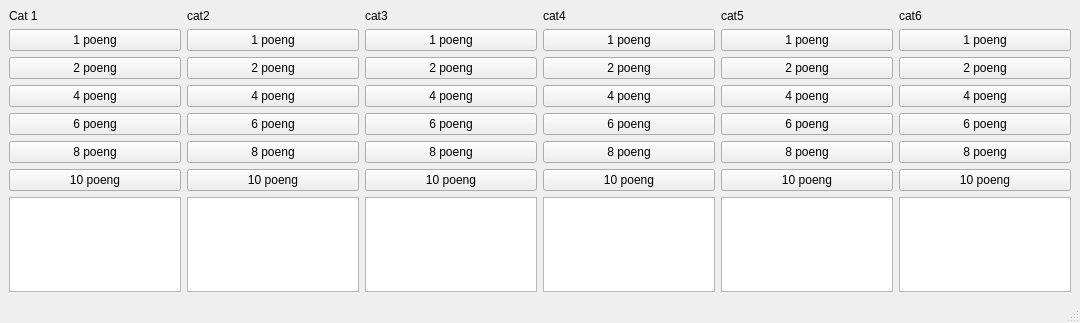
<?xml version="1.0" encoding="UTF-8"?>
<ui version="4.0">
 <class>MainWindow</class>
 <widget class="QMainWindow" name="MainWindow">
  <property name="geometry">
   <rect>
    <x>0</x>
    <y>0</y>
    <width>1080</width>
    <height>323</height>
   </rect>
  </property>
  <property name="windowTitle">
   <string>MainWindow</string>
  </property>
  <widget class="QWidget" name="centralwidget">
   <layout class="QGridLayout" name="gridLayout">
    <item row="4" column="3">
     <widget class="QPushButton" name="q4x4">
      <property name="text">
       <string>6 poeng</string>
      </property>
     </widget>
    </item>
    <item row="4" column="0">
     <widget class="QPushButton" name="q4x1">
      <property name="text">
       <string>6 poeng</string>
      </property>
     </widget>
    </item>
    <item row="2" column="3">
     <widget class="QPushButton" name="q2x4">
      <property name="text">
       <string>2 poeng</string>
      </property>
     </widget>
    </item>
    <item row="7" column="0">
     <widget class="QTextEdit" name="textInput1"/>
    </item>
    <item row="2" column="0">
     <widget class="QPushButton" name="q2x1">
      <property name="text">
       <string>2 poeng</string>
      </property>
     </widget>
    </item>
    <item row="0" column="4">
     <widget class="QLabel" name="cat5">
      <property name="text">
       <string>cat5</string>
      </property>
     </widget>
    </item>
    <item row="5" column="3">
     <widget class="QPushButton" name="q5x4">
      <property name="text">
       <string>8 poeng</string>
      </property>
     </widget>
    </item>
    <item row="6" column="5">
     <widget class="QPushButton" name="q6x6">
      <property name="text">
       <string>10 poeng</string>
      </property>
     </widget>
    </item>
    <item row="6" column="1">
     <widget class="QPushButton" name="q6x2">
      <property name="text">
       <string>10 poeng</string>
      </property>
      <property name="checkable">
       <bool>false</bool>
      </property>
     </widget>
    </item>
    <item row="5" column="2">
     <widget class="QPushButton" name="q5x3">
      <property name="text">
       <string>8 poeng</string>
      </property>
     </widget>
    </item>
    <item row="0" column="3">
     <widget class="QLabel" name="cat4">
      <property name="text">
       <string>cat4</string>
      </property>
     </widget>
    </item>
    <item row="4" column="5">
     <widget class="QPushButton" name="q4x6">
      <property name="text">
       <string>6 poeng</string>
      </property>
     </widget>
    </item>
    <item row="6" column="2">
     <widget class="QPushButton" name="q6x3">
      <property name="text">
       <string>10 poeng</string>
      </property>
     </widget>
    </item>
    <item row="6" column="4">
     <widget class="QPushButton" name="q6x5">
      <property name="text">
       <string>10 poeng</string>
      </property>
     </widget>
    </item>
    <item row="3" column="1">
     <widget class="QPushButton" name="q3x2">
      <property name="text">
       <string>4 poeng</string>
      </property>
     </widget>
    </item>
    <item row="3" column="5">
     <widget class="QPushButton" name="q3x6">
      <property name="text">
       <string>4 poeng</string>
      </property>
     </widget>
    </item>
    <item row="7" column="2">
     <widget class="QTextEdit" name="textInput3"/>
    </item>
    <item row="5" column="1">
     <widget class="QPushButton" name="q5x2">
      <property name="text">
       <string>8 poeng</string>
      </property>
     </widget>
    </item>
    <item row="4" column="4">
     <widget class="QPushButton" name="q4x5">
      <property name="text">
       <string>6 poeng</string>
      </property>
     </widget>
    </item>
    <item row="2" column="5">
     <widget class="QPushButton" name="q2x6">
      <property name="text">
       <string>2 poeng</string>
      </property>
     </widget>
    </item>
    <item row="3" column="0">
     <widget class="QPushButton" name="q3x1">
      <property name="text">
       <string>4 poeng</string>
      </property>
     </widget>
    </item>
    <item row="6" column="0">
     <widget class="QPushButton" name="q6x1">
      <property name="text">
       <string>10 poeng</string>
      </property>
     </widget>
    </item>
    <item row="1" column="3">
     <widget class="QPushButton" name="q1x4">
      <property name="text">
       <string>1 poeng</string>
      </property>
     </widget>
    </item>
    <item row="0" column="1">
     <widget class="QLabel" name="cat2">
      <property name="text">
       <string>cat2</string>
      </property>
     </widget>
    </item>
    <item row="1" column="1">
     <widget class="QPushButton" name="q1x2">
      <property name="text">
       <string>1 poeng</string>
      </property>
     </widget>
    </item>
    <item row="5" column="0">
     <widget class="QPushButton" name="q5x1">
      <property name="text">
       <string>8 poeng</string>
      </property>
     </widget>
    </item>
    <item row="5" column="4">
     <widget class="QPushButton" name="q5x5">
      <property name="text">
       <string>8 poeng</string>
      </property>
     </widget>
    </item>
    <item row="7" column="4">
     <widget class="QTextEdit" name="textInput5"/>
    </item>
    <item row="3" column="4">
     <widget class="QPushButton" name="q3x5">
      <property name="text">
       <string>4 poeng</string>
      </property>
     </widget>
    </item>
    <item row="4" column="1">
     <widget class="QPushButton" name="q4x2">
      <property name="text">
       <string>6 poeng</string>
      </property>
     </widget>
    </item>
    <item row="0" column="2">
     <widget class="QLabel" name="cat3">
      <property name="text">
       <string>cat3</string>
      </property>
     </widget>
    </item>
    <item row="4" column="2">
     <widget class="QPushButton" name="q4x3">
      <property name="text">
       <string>6 poeng</string>
      </property>
     </widget>
    </item>
    <item row="3" column="2">
     <widget class="QPushButton" name="q3x3">
      <property name="text">
       <string>4 poeng</string>
      </property>
     </widget>
    </item>
    <item row="5" column="5">
     <widget class="QPushButton" name="q5x6">
      <property name="text">
       <string>8 poeng</string>
      </property>
     </widget>
    </item>
    <item row="7" column="1">
     <widget class="QTextEdit" name="textInput2"/>
    </item>
    <item row="1" column="2">
     <widget class="QPushButton" name="q1x3">
      <property name="text">
       <string>1 poeng</string>
      </property>
     </widget>
    </item>
    <item row="1" column="0">
     <widget class="QPushButton" name="q1x1">
      <property name="text">
       <string>1 poeng</string>
      </property>
     </widget>
    </item>
    <item row="6" column="3">
     <widget class="QPushButton" name="q6x4">
      <property name="text">
       <string>10 poeng</string>
      </property>
     </widget>
    </item>
    <item row="2" column="2">
     <widget class="QPushButton" name="q2x3">
      <property name="text">
       <string>2 poeng</string>
      </property>
     </widget>
    </item>
    <item row="3" column="3">
     <widget class="QPushButton" name="q3x4">
      <property name="text">
       <string>4 poeng</string>
      </property>
     </widget>
    </item>
    <item row="1" column="5">
     <widget class="QPushButton" name="q1x6">
      <property name="text">
       <string>1 poeng</string>
      </property>
     </widget>
    </item>
    <item row="2" column="4">
     <widget class="QPushButton" name="q2x5">
      <property name="text">
       <string>2 poeng</string>
      </property>
     </widget>
    </item>
    <item row="2" column="1">
     <widget class="QPushButton" name="q2x2">
      <property name="text">
       <string>2 poeng</string>
      </property>
     </widget>
    </item>
    <item row="0" column="5">
     <widget class="QLabel" name="cat6">
      <property name="text">
       <string>cat6</string>
      </property>
     </widget>
    </item>
    <item row="0" column="0">
     <widget class="QLabel" name="cat1">
      <property name="enabled">
       <bool>true</bool>
      </property>
      <property name="text">
       <string>Cat 1</string>
      </property>
     </widget>
    </item>
    <item row="7" column="5">
     <widget class="QTextEdit" name="textInput6"/>
    </item>
    <item row="1" column="4">
     <widget class="QPushButton" name="q1x5">
      <property name="text">
       <string>1 poeng</string>
      </property>
     </widget>
    </item>
    <item row="7" column="3">
     <widget class="QTextEdit" name="textInput4"/>
    </item>
   </layout>
  </widget>
  <widget class="QMenuBar" name="menubar">
   <property name="geometry">
    <rect>
     <x>0</x>
     <y>0</y>
     <width>1080</width>
     <height>21</height>
    </rect>
   </property>
  </widget>
  <widget class="QStatusBar" name="statusbar"/>
 </widget>
 <resources/>
 <connections/>
</ui>
